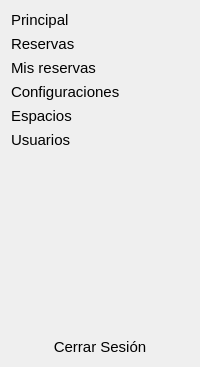
     <widget class="QWidget" name="widget_2" native="true">
      <layout class="QVBoxLayout" name="verticalLayout">
       <item>
        <widget class="QPushButton" name="bt_home_mm">
         <property name="font">
          <font>
           <pointsize>11</pointsize>
          </font>
         </property>
         <property name="styleSheet">
          <string notr="true">QPushButton {
    border-top-left-radius: 0px;
    border-bottom-left-radius: 30px;
    border-top-right-radius: 30px;
    border-bottom-right-radius: 0px;
    background-color: qlineargradient(spread:reflect, x1:0, y1:0.532273, x2:1, y2:0.5, 
                                       stop:0.362832 rgba(0,128,0,255), /* Verde oscuro */
                                       stop:0.369469 rgba(0,128,0,255), 
                                       stop:1 rgba(0,255,0,255)); /* Verde claro */
    padding-left: 0px; /* Espacio a la izquierda para simular alineación */
    border: none; /* Sin borde, opcional */
    text-align: left; /* Aunque esto no tendrá efecto en QPushButton, lo incluimos para claridad */
    border-radius: 18px; /* Si quieres bordes redondeados uniformes */
}

QPushButton:hover {
    border-top-left-radius: 0px;
    border-bottom-left-radius: 30px;
    border-top-right-radius: 30px;
    border-bottom-right-radius: 0px;
    background-color: qlineargradient(spread:reflect, x1:0, y1:0.562273, x2:0.949, y2:0.545455, 
                                      stop:0 rgb(255,255,255), /* Cian oscuro */
                                      stop:1 rgb(255,255,255)); /* Cian claro */
}

QLabel {
    color: rgb(225, 225, 224);
    font: 24pt &quot;Arial&quot;;
}
</string>
         </property>
         <property name="text">
          <string>Principal</string>
         </property>
         <property name="icon">
          <iconset>
           <normaloff>../../imagenes/home.svg</normaloff>../../imagenes/home.svg</iconset>
         </property>
         <property name="iconSize">
          <size>
           <width>40</width>
           <height>40</height>
          </size>
         </property>
         <property name="checkable">
          <bool>true</bool>
         </property>
         <property name="autoExclusive">
          <bool>true</bool>
         </property>
        </widget>
       </item>
       <item>
        <widget class="QPushButton" name="bt_reservas_mm">
         <property name="font">
          <font>
           <pointsize>11</pointsize>
          </font>
         </property>
         <property name="styleSheet">
          <string notr="true">QPushButton{
	border-top-left-radius: 0 px;
	border-bottom-left-radius: 30px;
	border-top-right-radius: 30px;
	border-bottom-right-radius: 0px
}
QPushButton {
    background-color: qlineargradient(spread:reflect, x1:0, y1:0.532273, x2:1, y2:0.5, 
                                       stop:0.362832 rgba(0,128,0,255), /* Verde oscuro */
                                       stop:0.369469 rgba(0,128,0,255), 
                                       stop:1 rgba(0,255,0,255)); /* Verde claro */
    
    padding-left: 0px; /* Espacio a la izquierda para simular alineación */
    border: none; /* Sin borde, opcional */
    text-align: left; /* Aunque esto no tendrá efecto en QPushButton, lo incluimos para claridad */
}

QPushButton:hover{
	border-top-left-radius: 0 px;
	border-bottom-left-radius: 30px;
	border-top-right-radius: 30px;
	border-bottom-right-radius: 0px
}


QPushButton {
    border-radius: 18px;
    background-color: qlineargradient(spread:reflect, x1:0, y1:0.532273, x2:1, y2:0.5, 
                                      stop:0.362832 rgba(0,128,0,255), /* Verde oscuro */
                                      stop:0.369469 rgba(0,128,0,255), 
                                      stop:1 rgba(0,255,0,255)); /* Verde claro */
}

QPushButton:hover {
    background-color: qlineargradient(spread:reflect, x1:0, y1:0.562273, x2:0.949, y2:0.545455, 
                                      stop:0 rgb(255,255,255), /* Cian oscuro */
                                      stop:1 rgb(255,255,255)); /* Cian claro */
}

QLabel {
    color: rgb(225, 225, 224);
    font: 18pt &quot;Arial&quot;;
}</string>
         </property>
         <property name="text">
          <string>Reservas</string>
         </property>
         <property name="icon">
          <iconset>
           <normaloff>../../imagenes/bookmark.svg</normaloff>../../imagenes/bookmark.svg</iconset>
         </property>
         <property name="iconSize">
          <size>
           <width>40</width>
           <height>40</height>
          </size>
         </property>
         <property name="checkable">
          <bool>true</bool>
         </property>
         <property name="autoExclusive">
          <bool>true</bool>
         </property>
        </widget>
       </item>
       <item>
        <widget class="QPushButton" name="bt_misreservas_mm">
         <property name="font">
          <font>
           <pointsize>11</pointsize>
          </font>
         </property>
         <property name="styleSheet">
          <string notr="true">QPushButton{
	border-top-left-radius: 0 px;
	border-bottom-left-radius: 30px;
	border-top-right-radius: 30px;
	border-bottom-right-radius: 0px
}
QPushButton {
    background-color: qlineargradient(spread:reflect, x1:0, y1:0.532273, x2:1, y2:0.5, 
                                       stop:0.362832 rgba(0,128,0,255), /* Verde oscuro */
                                       stop:0.369469 rgba(0,128,0,255), 
                                       stop:1 rgba(0,255,0,255)); /* Verde claro */
    
    padding-left: 0px; /* Espacio a la izquierda para simular alineación */
    border: none; /* Sin borde, opcional */
    text-align: left; /* Aunque esto no tendrá efecto en QPushButton, lo incluimos para claridad */
}

QPushButton:hover{
	border-top-left-radius: 0 px;
	border-bottom-left-radius: 30px;
	border-top-right-radius: 30px;
	border-bottom-right-radius: 0px
}


QPushButton {
    border-radius: 18px;
    background-color: qlineargradient(spread:reflect, x1:0, y1:0.532273, x2:1, y2:0.5, 
                                      stop:0.362832 rgba(0,128,0,255), /* Verde oscuro */
                                      stop:0.369469 rgba(0,128,0,255), 
                                      stop:1 rgba(0,255,0,255)); /* Verde claro */
}

QPushButton:hover {
    background-color: qlineargradient(spread:reflect, x1:0, y1:0.562273, x2:0.949, y2:0.545455, 
                                      stop:0 rgb(255,255,255), /* Cian oscuro */
                                      stop:1 rgb(255,255,255)); /* Cian claro */
}

QLabel {
    color: rgb(225, 225, 224);
    font: 12pt &quot;Arial&quot;;
}</string>
         </property>
         <property name="text">
          <string>Mis reservas</string>
         </property>
         <property name="icon">
          <iconset>
           <normaloff>../../imagenes/book-open.svg</normaloff>../../imagenes/book-open.svg</iconset>
         </property>
         <property name="iconSize">
          <size>
           <width>40</width>
           <height>40</height>
          </size>
         </property>
         <property name="checkable">
          <bool>true</bool>
         </property>
         <property name="autoExclusive">
          <bool>true</bool>
         </property>
        </widget>
       </item>
       <item>
        <widget class="QPushButton" name="bt_configuraciones_mm">
         <property name="font">
          <font>
           <pointsize>11</pointsize>
          </font>
         </property>
         <property name="styleSheet">
          <string notr="true">QPushButton{
	border-top-left-radius: 0 px;
	border-bottom-left-radius: 30px;
	border-top-right-radius: 30px;
	border-bottom-right-radius: 0px
}
QPushButton {
    background-color: qlineargradient(spread:reflect, x1:0, y1:0.532273, x2:1, y2:0.5, 
                                       stop:0.362832 rgba(0,128,0,255), /* Verde oscuro */
                                       stop:0.369469 rgba(0,128,0,255), 
                                       stop:1 rgba(0,255,0,255)); /* Verde claro */
    
    padding-left: 0px; /* Espacio a la izquierda para simular alineación */
    border: none; /* Sin borde, opcional */
    text-align: left; /* Aunque esto no tendrá efecto en QPushButton, lo incluimos para claridad */
}

QPushButton:hover{
	border-top-left-radius: 0 px;
	border-bottom-left-radius: 30px;
	border-top-right-radius: 30px;
	border-bottom-right-radius: 0px
}


QPushButton {
    border-radius: 18px;
    background-color: qlineargradient(spread:reflect, x1:0, y1:0.532273, x2:1, y2:0.5, 
                                      stop:0.362832 rgba(0,128,0,255), /* Verde oscuro */
                                      stop:0.369469 rgba(0,128,0,255), 
                                      stop:1 rgba(0,255,0,255)); /* Verde claro */
}

QPushButton:hover {
    background-color: qlineargradient(spread:reflect, x1:0, y1:0.562273, x2:0.949, y2:0.545455, 
                                      stop:0 rgb(255,255,255), /* Cian oscuro */
                                      stop:1 rgb(255,255,255)); /* Cian claro */
}

QLabel {
    color: rgb(225, 225, 224);
    font: 12pt &quot;Arial&quot;;
}</string>
         </property>
         <property name="text">
          <string>Configuraciones</string>
         </property>
         <property name="icon">
          <iconset>
           <normaloff>../../imagenes/settings.svg</normaloff>../../imagenes/settings.svg</iconset>
         </property>
         <property name="iconSize">
          <size>
           <width>40</width>
           <height>40</height>
          </size>
         </property>
         <property name="checkable">
          <bool>true</bool>
         </property>
         <property name="autoExclusive">
          <bool>true</bool>
         </property>
        </widget>
       </item>
       <item>
        <widget class="QPushButton" name="bt_espacios_mm">
         <property name="font">
          <font>
           <pointsize>11</pointsize>
          </font>
         </property>
         <property name="styleSheet">
          <string notr="true">QPushButton{
	border-top-left-radius: 0 px;
	border-bottom-left-radius: 30px;
	border-top-right-radius: 30px;
	border-bottom-right-radius: 0px
}
QPushButton {
    background-color: qlineargradient(spread:reflect, x1:0, y1:0.532273, x2:1, y2:0.5, 
                                       stop:0.362832 rgba(0,128,0,255), /* Verde oscuro */
                                       stop:0.369469 rgba(0,128,0,255), 
                                       stop:1 rgba(0,255,0,255)); /* Verde claro */
    
    padding-left: 0px; /* Espacio a la izquierda para simular alineación */
    border: none; /* Sin borde, opcional */
    text-align: left; /* Aunque esto no tendrá efecto en QPushButton, lo incluimos para claridad */
}

QPushButton:hover{
	border-top-left-radius: 0 px;
	border-bottom-left-radius: 30px;
	border-top-right-radius: 30px;
	border-bottom-right-radius: 0px
}


QPushButton {
    border-radius: 18px;
    background-color: qlineargradient(spread:reflect, x1:0, y1:0.532273, x2:1, y2:0.5, 
                                      stop:0.362832 rgba(0,128,0,255), /* Verde oscuro */
                                      stop:0.369469 rgba(0,128,0,255), 
                                      stop:1 rgba(0,255,0,255)); /* Verde claro */
}

QPushButton:hover {
    background-color: qlineargradient(spread:reflect, x1:0, y1:0.562273, x2:0.949, y2:0.545455, 
                                      stop:0 rgb(255,255,255), /* Cian oscuro */
                                      stop:1 rgb(255,255,255)); /* Cian claro */
}

QLabel {
    color: rgb(225, 225, 224);
    font: 12pt &quot;Arial&quot;;
}</string>
         </property>
         <property name="text">
          <string>Espacios</string>
         </property>
         <property name="icon">
          <iconset>
           <normaloff>../../imagenes/key.svg</normaloff>../../imagenes/key.svg</iconset>
         </property>
         <property name="iconSize">
          <size>
           <width>40</width>
           <height>40</height>
          </size>
         </property>
         <property name="checkable">
          <bool>true</bool>
         </property>
         <property name="autoExclusive">
          <bool>true</bool>
         </property>
        </widget>
       </item>
       <item>
        <widget class="QPushButton" name="bt_usuarios_mm">
         <property name="font">
          <font>
           <pointsize>11</pointsize>
          </font>
         </property>
         <property name="styleSheet">
          <string notr="true">QPushButton{
	border-top-left-radius: 0 px;
	border-bottom-left-radius: 30px;
	border-top-right-radius: 30px;
	border-bottom-right-radius: 0px
}
QPushButton {
    background-color: qlineargradient(spread:reflect, x1:0, y1:0.532273, x2:1, y2:0.5, 
                                       stop:0.362832 rgba(0,128,0,255), /* Verde oscuro */
                                       stop:0.369469 rgba(0,128,0,255), 
                                       stop:1 rgba(0,255,0,255)); /* Verde claro */
    
    padding-left: 0px; /* Espacio a la izquierda para simular alineación */
    border: none; /* Sin borde, opcional */
    text-align: left; /* Aunque esto no tendrá efecto en QPushButton, lo incluimos para claridad */
}

QPushButton:hover{
	border-top-left-radius: 0 px;
	border-bottom-left-radius: 30px;
	border-top-right-radius: 30px;
	border-bottom-right-radius: 0px
}


QPushButton {
    border-radius: 18px;
    background-color: qlineargradient(spread:reflect, x1:0, y1:0.532273, x2:1, y2:0.5, 
                                      stop:0.362832 rgba(0,128,0,255), /* Verde oscuro */
                                      stop:0.369469 rgba(0,128,0,255), 
                                      stop:1 rgba(0,255,0,255)); /* Verde claro */
}

QPushButton:hover {
    background-color: qlineargradient(spread:reflect, x1:0, y1:0.562273, x2:0.949, y2:0.545455, 
                                      stop:0 rgb(255,255,255), /* Cian oscuro */
                                      stop:1 rgb(255,255,255)); /* Cian claro */
}

QLabel {
    color: rgb(225, 225, 224);
    font: 12pt &quot;Arial&quot;;
}</string>
         </property>
         <property name="text">
          <string>Usuarios</string>
         </property>
         <property name="icon">
          <iconset>
           <normaloff>../../imagenes/users.svg</normaloff>../../imagenes/users.svg</iconset>
         </property>
         <property name="iconSize">
          <size>
           <width>40</width>
           <height>40</height>
          </size>
         </property>
         <property name="checkable">
          <bool>true</bool>
         </property>
         <property name="autoExclusive">
          <bool>true</bool>
         </property>
        </widget>
       </item>
       <item>
        <spacer name="verticalSpacer_2">
         <property name="orientation">
          <enum>Qt::Vertical</enum>
         </property>
         <property name="sizeHint" stdset="0">
          <size>
           <width>20</width>
           <height>183</height>
          </size>
         </property>
        </spacer>
       </item>
       <item>
        <widget class="QPushButton" name="bt_logout_mm">
         <property name="font">
          <font>
           <pointsize>11</pointsize>
          </font>
         </property>
         <property name="styleSheet">
          <string notr="true">QPushButton{
	border-top-left-radius: 0 px;
	border-bottom-left-radius: 30px;
	border-top-right-radius: 30px;
	border-bottom-right-radius: 0px
}
QPushButton:hover{
	border-top-left-radius: 0 px;
	border-bottom-left-radius: 30px;
	border-top-right-radius: 30px;
	border-bottom-right-radius: 0px
}


QPushButton {
    border-radius: 18px;
    background-color: qlineargradient(spread:reflect, x1:0, y1:0.532273, x2:1, y2:0.5, 
                                      stop:0.362832 rgba(0,128,0,255), /* Verde oscuro */
                                      stop:0.369469 rgba(0,128,0,255), 
                                      stop:1 rgba(0,255,0,255)); /* Verde claro */
}

QPushButton:hover {
    background-color: qlineargradient(spread:reflect, x1:0, y1:0.562273, x2:0.949, y2:0.545455, 
                                      stop:0 rgb(255,255,255), /* Cian oscuro */
                                      stop:1 rgb(255,255,255)); /* Cian claro */
}

QLabel {
    color: rgb(225, 225, 224);
    font: 12pt &quot;Arial&quot;;
}
</string>
         </property>
         <property name="text">
          <string>Cerrar Sesión</string>
         </property>
         <property name="icon">
          <iconset>
           <normaloff>../../imagenes/log-out.svg</normaloff>../../imagenes/log-out.svg</iconset>
         </property>
         <property name="iconSize">
          <size>
           <width>40</width>
           <height>40</height>
          </size>
         </property>
         <property name="checkable">
          <bool>true</bool>
         </property>
         <property name="autoExclusive">
          <bool>true</bool>
         </property>
        </widget>
       </item>
      </layout>
     </widget>
